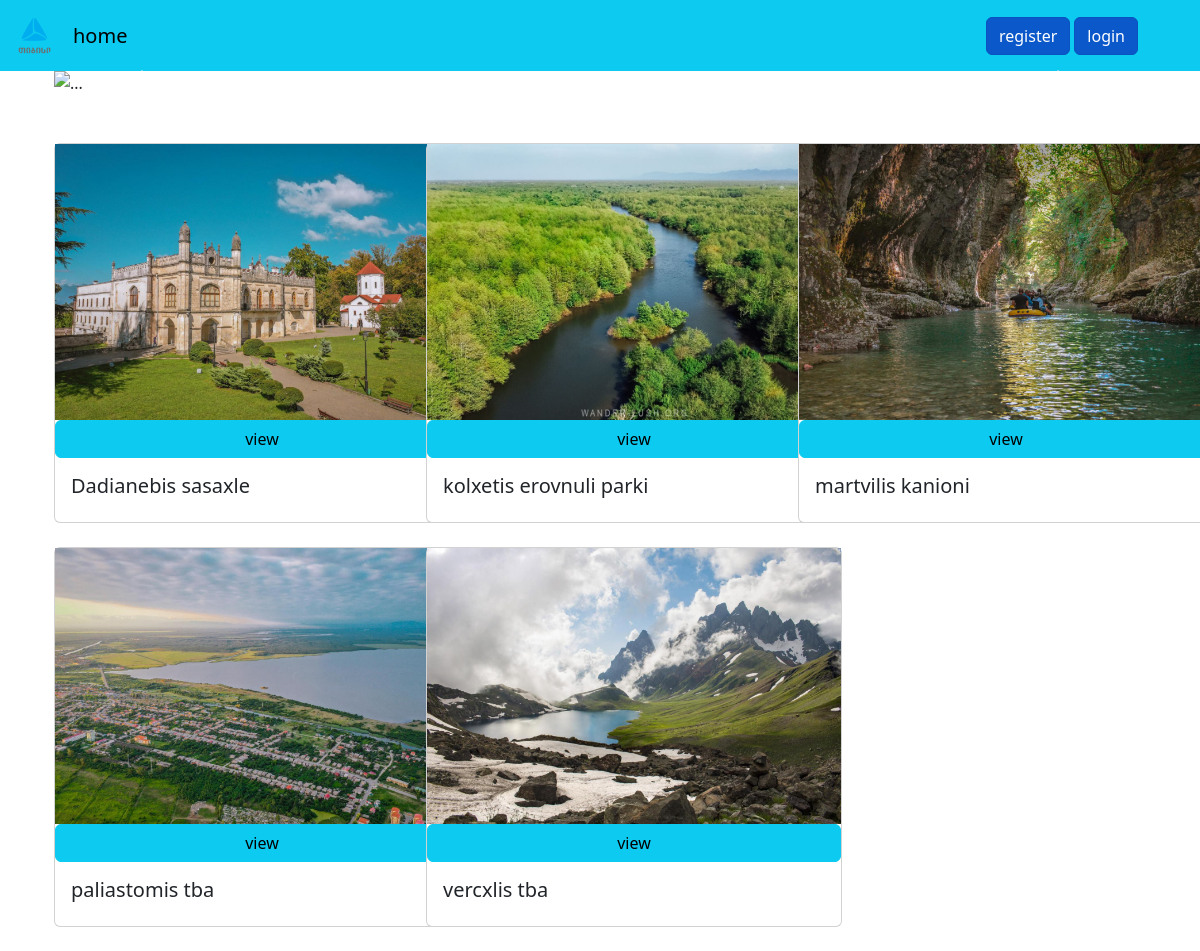
The app's page /samegrelo?btn_name=Samegrelo with its own data.
### models.py (models this page shows)
class AddCard(db.Model, UserMixin) :
    __tablename__ ="Add_Cards"
    id = db.Column(db.Integer(), primary_key=True)
    name = db.Column(db.String())
    part = db.Column(db.String())
    img = db.Column(db.String())

### routes.py (the view)
@app.route("/samegrelo")
def same():
    btn_name = request.args.get("btn_name")
    cards = AddCard.query.all()
    return render_template("samegrelo.html", cards=cards, btn_name=btn_name)

### templates/samegrelo.html (shortened to what this page needs)
{% extends "base.html" %}
{% block container %}
<div class="container">
    <div>
        <div id="carouselExampleInterval" class="carousel slide" data-bs-ride="carousel">
            <div class="carousel-inner">
                <div class="carousel-item active" data-bs-interval="3000">
                    <img src="https://cdn.georgiantravelguide.com/storage/files/img-4495.jpg"
                         class="d-block w-100" alt="...">
                </div>
            </div>
            <button class="carousel-control-prev" type="button" data-bs-target="#carouselExampleInterval"
                    data-bs-slide="prev">
                <span class="carousel-control-prev-icon" aria-hidden="true"></span>
            </button>
            <button class="carousel-control-next" type="button" data-bs-target="#carouselExampleInterval"
                    data-bs-slide="next">
                <span class="carousel-control-next-icon" aria-hidden="true"></span>
            </button>
        </div>
        <br><br>
        <div class="row">
            {% for card in cards %}
            {% if card['part'] == btn_name %}
            <div class="col-4">
                <div class="card" style="width: 26rem;">
                    <img src="/static/photo/{{ card['img'] }}"
                         class="card-img-top, width : 100%, height : 100%"
                         alt="...">
                    <div class="btn-group">
                        <a href="/view_card/{{card['id']}}" class="btn btn-info">view</a>
                    </div>
                    <div class="card-body">
                        <h5 class="card-title">{{ card["name"] }}</h5>
                    </div>
                </div>
                <br>
            </div>
            {% endif %}
            {% endfor %}
        </div>
    </div>
</div>
{% endblock %}

### records on screen
AddCard: img (picture), name "Dadianebis sasaxle"
AddCard: img (picture), name "kolxetis erovnuli parki"
AddCard: img (picture), name "martvilis kanioni"
AddCard: img (picture), name "paliastomis tba"
AddCard: img (picture), name "vercxlis tba"
